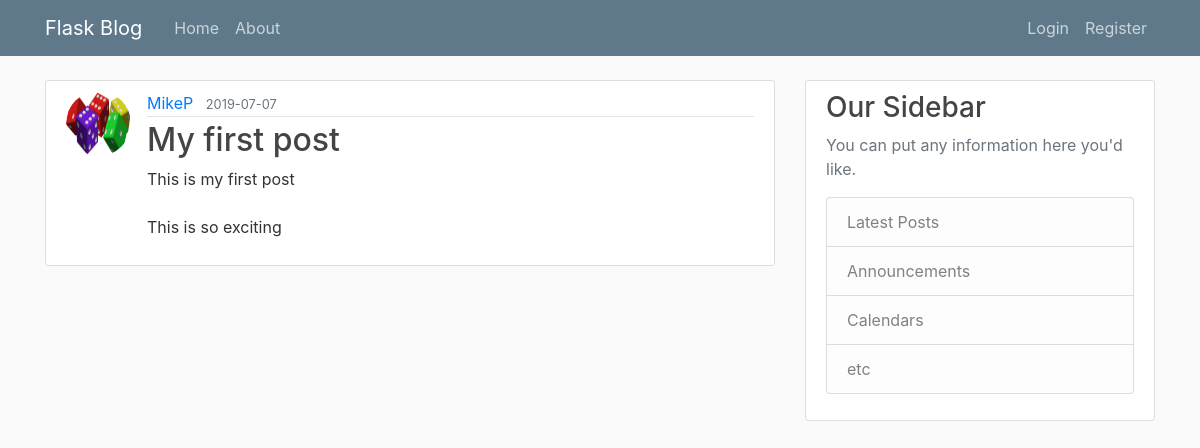
Before: /post/1 with the older database file.
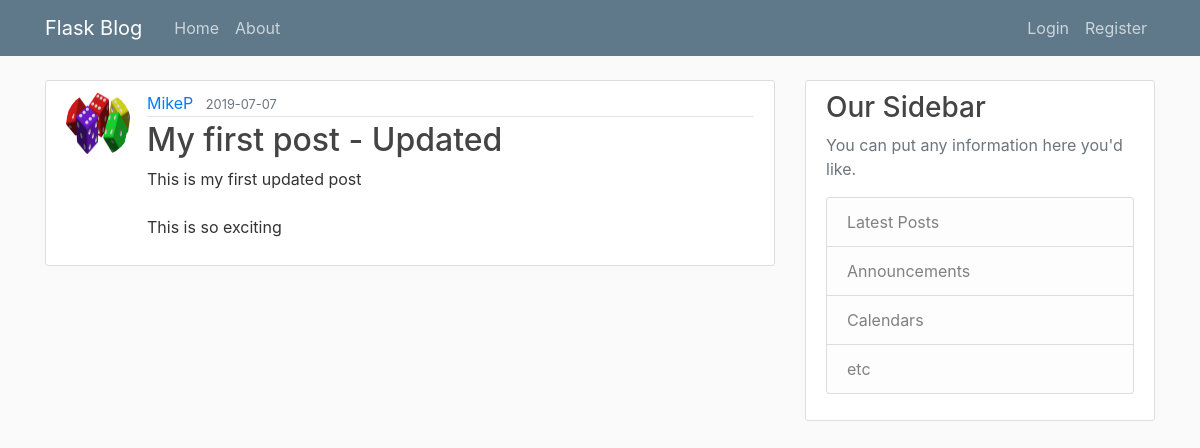
After: the same page with the newer database file.
### flaskblog/models.py (models this page shows, shortened)
class Post(db.Model):
    id = db.Column(db.Integer, primary_key=True)
    title = db.Column(db.String(100), nullable=False)
    date_posted = db.Column(db.DateTime, nullable=False, default=datetime.utcnow)
    content = db.Column(db.Text, nullable=False)
    user_id = db.Column(db.Integer, db.ForeignKey('user.id'), nullable=False)

### flaskblog/posts/routes.py (the view)
@posts.route("/post/<int:post_id>")
def post(post_id):
    post = Post.query.get_or_404(post_id)
    return render_template('post.html', title='post.title', post=post)

### flaskblog/templates/post.html (shortened to what this page needs)
{% extends "layout.html" %}
{% block content %}
<article class="media content-section">
    <img class="rounded-circle article-img"
        src="{{ url_for('static', filename='profile_pics/' + post.author.image_file)}}">
    <div class="media-body">
        <div class="article-metadata">
            <a class="mr-2" href="{{ url_for('users.user_posts', username=post.author.username) }}">{{ post.author.username }}</a>
            <small class="text-muted">{{ post.date_posted.strftime('%Y-%m-%d') }}</small>
        </div>
        <h2 class="article-title">{{ post.title }}</h2>
        <p class="article-content">{{ post.content }}</p>
    </div>
</article>
{% endblock content%}

Changed rows visible on the page:
changed Post: title "My first post" → "My first post - Updated"; content "This is my first post This is so exciting" → "This is my first updated post This is so exciting"
